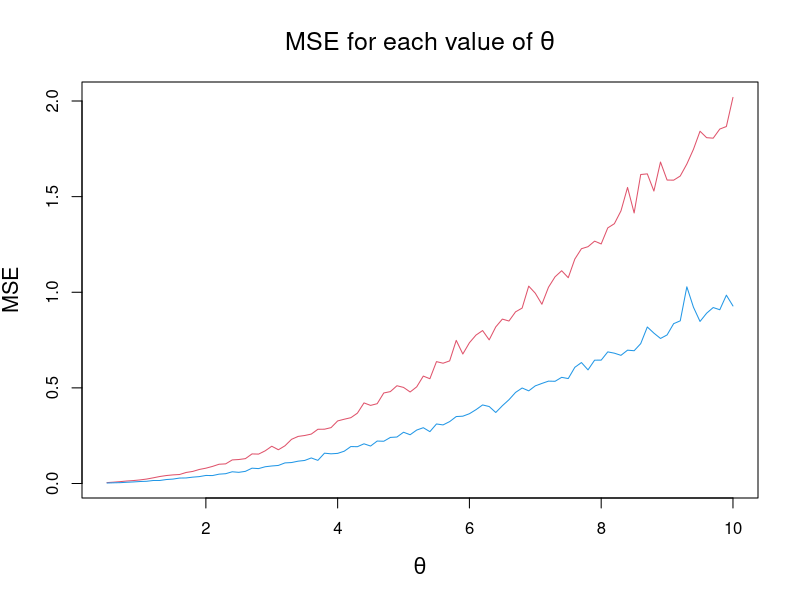
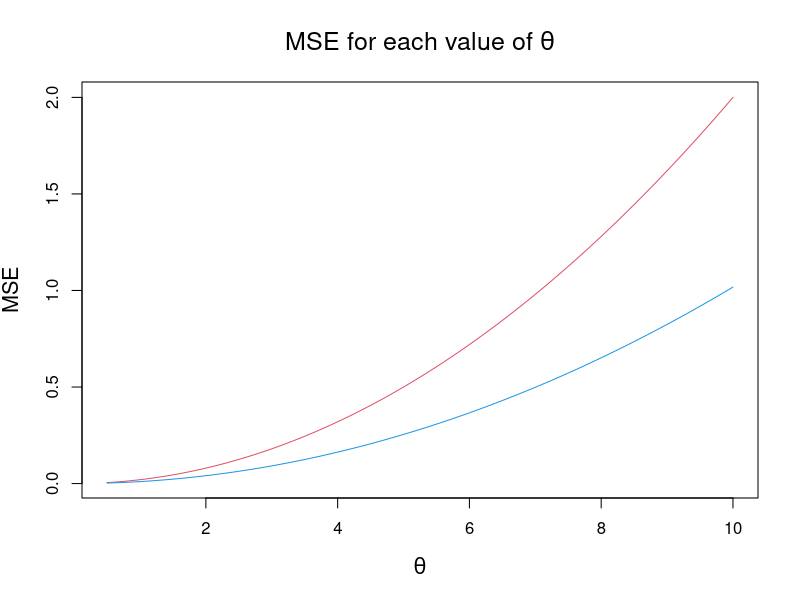
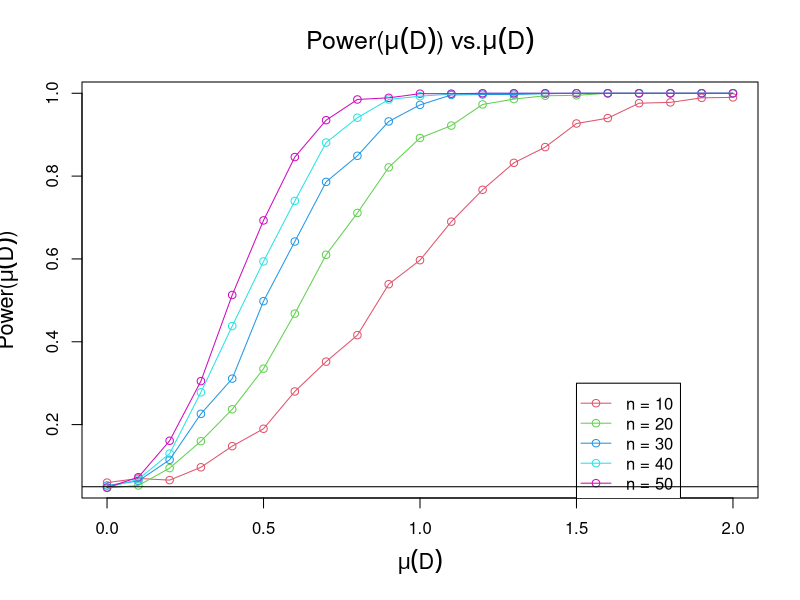
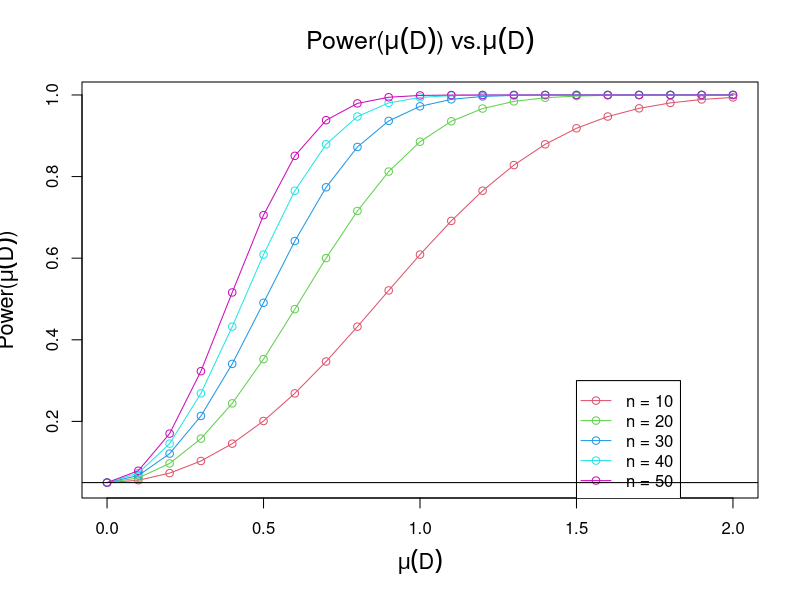

The R source for these figures, in order:
k = 1000 
n = 50 
THETA <- seq(.5, 10, by=.1) 
MSE <- matrix(0, length(THETA), 2) 
for(j in 1:length(THETA)) 
{
   D <- matrix(rnorm(k*n, mean=THETA[j], sd=THETA[j]), k, n) 
   ThetaHat_1 <- apply(D, 1, mean)    
   ThetaHat_2 <- apply(D, 1, sd) 
   MSE[j,1] <- mean( (ThetaHat_1 - THETA[j])^2 ) 
   MSE[j,2] <- mean( (ThetaHat_2 - THETA[j])^2 ) 

}   
plot(THETA, MSE[,1], xlab=quote(theta), ylab="MSE", 
main=expression(paste("MSE for each value of ", theta)), 
type="l", col=2, cex.lab=1.3, cex.main=1.5)
lines(THETA, MSE[,2], col=4)
MSE1 <- function(Q) (Q[1]^2)/Q[2] 
MSE2 <- function(Q) 
{
   theta <- Q[1]; n <- Q[2]; 
   G <- gamma(n/2)/gamma( (n-1)/2 )
   bias <- theta * (1 - sqrt(2/(n-1)) * G )
   variance <- (theta^2) * (1 - (2/(n-1)) * G^2 )
   return(bias^2 + variance)
}
THETA <- cbind(matrix( seq(.5, 10, length=100), 100, 1 ), rep(50,100)) 
MSE <- matrix(0, 100, 2) 
MSE[,1] <- apply(THETA, 1, MSE1)
MSE[,2] <- apply(THETA, 1, MSE2) 
plot(THETA[,1], MSE[,1], xlab=quote(theta), ylab="MSE", 
main=expression(paste("MSE for each value of ", theta)), 
type="l", col=2, cex.lab=1.3, cex.main=1.5)
lines(THETA[,1], MSE[,2], col=4)
alpha = .05
k <- 1000 
n <- 10*c(1:5) 
mu_D <- seq(0, 2, by=.1) 
Power <- matrix(0, length(mu_D), 5) 
for(i in 1:5)
{
   for(j in 1:length(mu_D))
   {
      X <- matrix( rnorm(n[i]*k), k, n[i]) 
      Y <- matrix( rnorm(n[i]*k, mean=mu_D[j]), k, n[i]) 
      Xmeans <- apply(X, 1, mean) 
      Ymeans <- apply(Y, 1, mean) 
      T <- sqrt(n[i])*(Xmeans - Ymeans)/sqrt(2) 
      I <- (abs(T) > qnorm(1-(alpha/2))) 
      Power[j,i] <- mean(I)
   }
}      
plot(mu_D, Power[,1], xlab=quote(mu(D)), ylab=expression( 
paste("Power(", mu(D), ")")), col=2, cex.lab=1.3,
cex.main=1.5, main=expression(paste("Power(", mu(D), ") vs.", mu(D))),
type="l" ) 
points(mu_D, Power[,1], col=2)
points(mu_D, Power[,2], col=3)
points(mu_D, Power[,3], col=4)
points(mu_D, Power[,4], col=5)
points(mu_D, Power[,5], col=6)
lines(mu_D, Power[,2], col=3)
lines(mu_D, Power[,3], col=4)
lines(mu_D, Power[,4], col=5)
lines(mu_D, Power[,5], col=6)
legend(1.5, .3, c("n = 10", "n = 20", "n = 30", "n = 40", "n = 50"), pch=(1), 
col=c(2:6), lty=1)
abline(h=alpha)
alpha <- .05
n <- 10*c(1:5) 
mu_D <- seq(0, 2, by=.1) 
Power <- matrix(0, length(mu_D), 5) 
for(i in 1:5)
{
   for(j in 1:length(mu_D))
   {
      Power[j,i] <- 1 - ( pnorm( qnorm(1-alpha/2) - sqrt(n[i])*mu_D[j]/sqrt(2) ) - 
      pnorm( qnorm(alpha/2) - sqrt(n[i])*mu_D[j]/sqrt(2) ) ) 
   }
}
plot(mu_D, Power[,1], xlab=quote(mu(D)), ylab=expression( 
paste("Power(", mu(D), ")")), col=2, cex.lab=1.3,
cex.main=1.5, main=expression(paste("Power(", mu(D), ") vs.", mu(D))),
type="l" ) 
points(mu_D, Power[,1], col=2)
points(mu_D, Power[,2], col=3)
points(mu_D, Power[,3], col=4)
points(mu_D, Power[,4], col=5)
points(mu_D, Power[,5], col=6)
lines(mu_D, Power[,2], col=3)
lines(mu_D, Power[,3], col=4)
lines(mu_D, Power[,4], col=5)
lines(mu_D, Power[,5], col=6)
legend(1.5, .3, c("n = 10", "n = 20", "n = 30", "n = 40", "n = 50"), 
	pch=(1), col=c(2:6), lty=1)
abline(h=.05)
